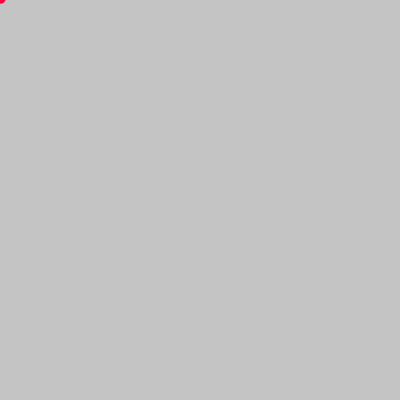
Frame 1 (no input)
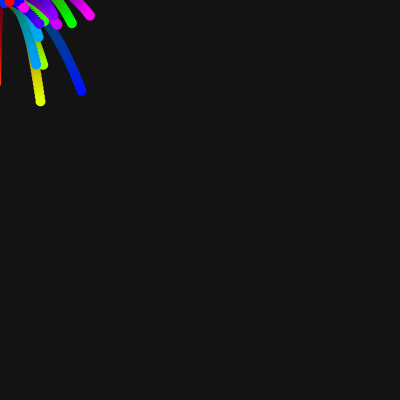
Frame 60 (the mouse pressed at the canvas centre just before this capture)
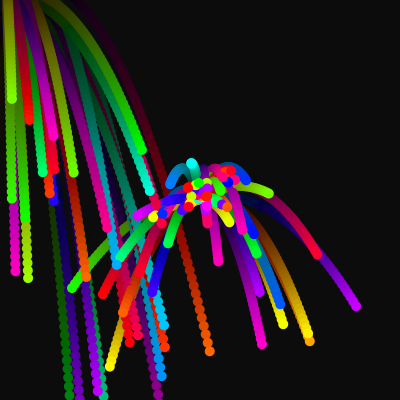
Frame 120 (the mouse held since frame 60 and released just before this capture)

The Processing sketch that drew these frames (run headless with seeded random() and noise(); from frame 60 on, the mouse is pressed at the canvas centre):

// Processing sketch: processing_17760
// ── processing_17760.pde

ArrayList particules; 
int compteur = 0;

void setup ( ) {
  
  size(400,400) ;
  smooth();
  colorMode(HSB);
  particules = new ArrayList();
  
}


void draw() {

  noStroke();
  fill(0,0,0,10);
  rect(0,0,width,height);

  // ajouteur une particule
  Particule particule = new Particule( mouseX, mouseY );
  particules.add(particule);

  for (int i = particules.size() - 1; i >= 0 ; i--) {
    Particule p = (Particule) particules.get(i);
    if ( p.draw() == false ) {
      particules.remove(i);
    }
  }
}

class Particule {
  float positionX, positionY;
  float velociteX,velociteY;
  float graviteX, graviteY;
  float hue;

  Particule (float x, float y) {

    positionX = x;
    positionY = y;
    // Un angle qui pointe vers le haut de la scene
    float radians = random(-PI,0);
    float grandeur = random(1,3);
    velociteX = cos(radians)*grandeur;
    velociteY = sin(radians)*grandeur;
    graviteX = 0;
    graviteY = 0.1;
    hue = random(0,256);
  }

  // Retourne true si la particule est encore a l'interieur
  // des limites de la scène
  boolean draw() {
    
    velociteX = velociteX + graviteX;
    velociteY = velociteY + graviteY;
    positionX =  velociteX  + positionX;
    positionY =  velociteY  + positionY;
   
    hue = (hue + 1) % 256;
    
    noStroke();
    fill(hue,255,255 );
    ellipse(positionX,positionY,10,10);
    
    return ( positionX > -5 && positionX < width+5 && positionY < height+5);
 
  }
}               
